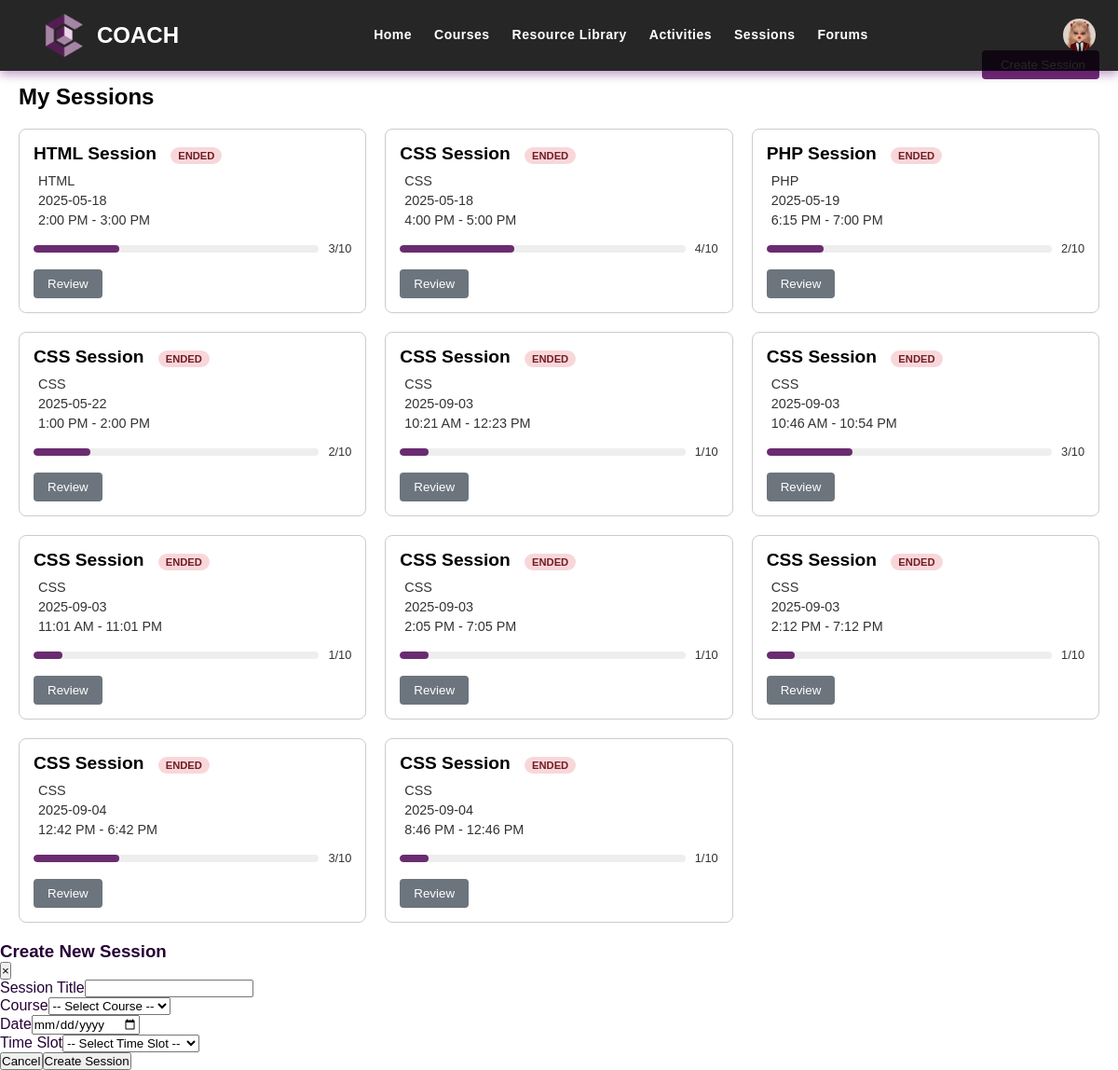
Page /mentee/forum-chat.php (signed in) on the committed database.
### tables this page shows
CREATE TABLE `users` (
  `user_id` int(11) NOT NULL,
  `username` varchar(70) NOT NULL,
  `password` varchar(255) NOT NULL,
  `user_type` enum('Mentee','Mentor','Admin','Super Admin') NOT NULL,
  `first_name` varchar(100) DEFAULT NULL,
  `last_name` varchar(100) DEFAULT NULL,
  `email` varchar(80) NOT NULL,
  `icon` varchar(200) DEFAULT NULL,
  `dob` date DEFAULT NULL,
  `gender` varchar(30) DEFAULT NULL,
  `contact_number` varchar(100) DEFAULT NULL,
  `mentored_before` varchar(20) DEFAULT NULL,
  `mentoring_experience` text DEFAULT NULL,
  `area_of_expertise` varchar(100) DEFAULT NULL,
  `resume` varchar(200) DEFAULT NULL,
  `certificates` varchar(200) DEFAULT NULL,
  `assessment_score` int(20) DEFAULT NULL,
  `status` varchar(60) DEFAULT NULL,
  `reason` text DEFAULT NULL,
  `email_verification` varchar(50) DEFAULT NULL,
  `contact_verification` varchar(50) DEFAULT NULL,
  `full_address` varchar(100) DEFAULT NULL,
  `student` varchar(20) DEFAULT NULL,
  `student_year_level` varchar(30) DEFAULT NULL,
  `occupation` varchar(40) DEFAULT NULL,
  `to_learn` text DEFAULT NULL
);

CREATE TABLE `forum_chats` (
  `id` int(11) NOT NULL,
  `title` varchar(200) NOT NULL,
  `course_title` varchar(200) NOT NULL,
  `session_date` date NOT NULL,
  `time_slot` varchar(200) NOT NULL,
  `created_at` timestamp NOT NULL DEFAULT current_timestamp(),
  `max_users` int(11) DEFAULT 10
);

### mentee/forum-chat.php (the view, shortened to what this page needs)
<?php
require '../connection/db_connection.php';
$conn->query("
CREATE TABLE IF NOT EXISTS forum_chats (
    id INT AUTO_INCREMENT PRIMARY KEY,
    title VARCHAR(200) NOT NULL,
    course_title VARCHAR(200) NOT NULL,
    session_date DATE NOT NULL,
    time_slot VARCHAR(200) NOT NULL,
    created_at TIMESTAMP DEFAULT CURRENT_TIMESTAMP,
    max_users INT DEFAULT 10
)");
$conn->query("
CREATE TABLE IF NOT EXISTS forum_participants (
    id INT AUTO_INCREMENT PRIMARY KEY,
    forum_id INT NOT NULL,
    user_id INT NOT NULL,
    joined_at TIMESTAMP DEFAULT CURRENT_TIMESTAMP,
    UNIQUE KEY (forum_id, user_id)
)");
$conn->query("
CREATE TABLE IF NOT EXISTS chat_messages (
    id INT AUTO_INCREMENT PRIMARY KEY,
    user_id INT NULL,
    display_name VARCHAR(100) NOT NULL,
    message TEXT NOT NULL,
    timestamp TIMESTAMP DEFAULT CURRENT_TIMESTAMP,
    is_admin TINYINT(1) DEFAULT 0,
    is_mentor TINYINT(1) DEFAULT 0,
    chat_type ENUM('group', 'forum') DEFAULT 'group',
    forum_id INT NULL,
    file_name VARCHAR(255) NULL,
    file_path VARCHAR(255) NULL
)");
$conn->query("
CREATE TABLE IF NOT EXISTS session_participants (
    id INT AUTO_INCREMENT PRIMARY KEY,
    forum_id INT NOT NULL,
    user_id INT NOT NULL,
    status ENUM('active', 'left', 'review') DEFAULT 'active',
    last_activity TIMESTAMP DEFAULT CURRENT_TIMESTAMP ON UPDATE CURRENT_TIMESTAMP,
    UNIQUE KEY (forum_id, user_id)
)");
$conn->query("
CREATE TABLE IF NOT EXISTS video_participants (
    forum_id INT NOT NULL,
    user_id INT NOT NULL,
    peer_id VARCHAR(100) NULL,
    last_activity TIMESTAMP DEFAULT CURRENT_TIMESTAMP ON UPDATE CURRENT_TIMESTAMP,
    PRIMARY KEY (forum_id, user_id)
)");
$currentUserUsername = $_SESSION['username'];
$stmt = $conn->prepare("SELECT user_id, user_type, first_name, last_name, icon FROM users WHERE username = ?");
$stmt->bind_param("s", $currentUserUsername);
$stmt->execute();
$result = $stmt->get_result();
if ($result->num_rows > 0) {
    $user = $result->fetch_assoc();
    $currentUserId = $user['user_id'];
    $userType = $user['user_type'];
    $userIcon = $user['icon'];
    $isAdmin = ($userType === 'Admin' || $userType === 'Super Admin');
    $isMentor = ($userType === 'Mentor');
} else {
    session_destroy();
    header("Location: ../login.php");
    exit();
}
$view = isset($_GET['view']) ? $_GET['view'] : 'forums';
$forums = [];
if ($isAdmin || $isMentor) {
    $forumsResult = $conn->query("SELECT f.*, COUNT(fp.id) as current_users FROM forum_chats f LEFT JOIN forum_participants fp ON f.id = fp.forum_id GROUP BY f.id ORDER BY f.session_date ASC, f.time_slot ASC");
}
if ($forumsResult) {
    while ($row = $forumsResult->fetch_assoc()) $forums[] = $row;
}
?>
<!DOCTYPE html>
<html lang="en">
<head>
    <link rel="stylesheet" href="css/navbar.css" />
    <link rel="stylesheet" href="css/forum-chats.css" />
</head>
<body>
     <section class="background" id="home">
    <nav class="navbar">
      <div class="logo">
        <img src="../uploads/img/LogoCoach.png" alt="Logo">
        <span>COACH</span>
      </div>
      <div class="nav-center">
        <ul class="nav_items" id="nav_links">
          <li><a href="home.php">Home</a></li>
          <li><a href="course.php">Courses</a></li>
          <li><a href="course.php#resourcelibrary">Resource Library</a></li>
          <li><a href="activities.php">Activities</a></li>
          <li><a href="forum-chat.php">Sessions</a></li>
          <li><a href="forums.php">Forums</a></li>
        </ul>
      </div>
      <div class="nav-profile">
        <a href="#" id="profile-icon">
            <?php if (!empty($userIcon)): ?>
            <img src="<?php echo htmlspecialchars($userIcon); ?>" alt="User Icon" style="width: 35px; height: 35px; border-radius: 50%;">
            <?php else: ?>
            <ion-icon name="person-circle-outline" style="font-size: 35px;"></ion-icon>
            <?php endif; ?>
        </a>
    </div>
    </nav>
  </section>
    <?php if ($view === 'forums'): ?>
        <div class="forums-container">
            <div class="forums-header">
                <h2>My Sessions</h2>
                <?php if ($isAdmin): ?>
                    <button class="create-forum-btn" onclick="openCreateForumModal()">
                        Create Session
                    </button>
                <?php endif; ?>
            </div>
            <div class="forums-grid">
                <?php if (empty($forums)): ?>
                    <p>No sessions available. <?php echo (!$isAdmin && !$isMentor) ? 'Book a session to get started.' : 'Create a session to get started.'; ?></p>
                <?php else: ?>
                    <?php foreach ($forums as $forum): ?>
                        <?php
                        $today = date('Y-m-d');
                        $currentTime = date('H:i');
                        $timeRange = explode(' - ', $forum['time_slot']);
                        $endTime = date('H:i', strtotime($timeRange[1]));
                        if ($today < $forum['session_date']) {
                            $sessionStatus = 'Upcoming'; $statusClass = 'status-upcoming';
                        } elseif ($today == $forum['session_date'] && $currentTime < $endTime) {
                            $sessionStatus = 'Active'; $statusClass = 'status-active';
                        } else {
                            $sessionStatus = 'Ended'; $statusClass = 'status-ended';
                        }
                        $checkLeft = $conn->prepare("SELECT status FROM session_participants WHERE forum_id = ? AND user_id = ?");
                        $checkLeft->bind_param("ii", $forum['id'], $currentUserId);
                        $checkLeft->execute();
                        $leftResult = $checkLeft->get_result();
                        $hasLeft = ($leftResult->num_rows > 0 && $leftResult->fetch_assoc()['status'] === 'left');
                        ?>
                        <div class="forum-card">
                            <h3>
                                <?php echo htmlspecialchars($forum['title']); ?>
                                <span class="session-status <?php echo $statusClass; ?>"><?php echo $sessionStatus; ?></span>
                            </h3>
                            <div class="details">
                                <p><ion-icon name="book-outline"></ion-icon> <?php echo htmlspecialchars($forum['course_title']); ?></p>
                                <p><ion-icon name="calendar-outline"></ion-icon> <?php echo htmlspecialchars($forum['session_date']); ?></p>
                                <p><ion-icon name="time-outline"></ion-icon> <?php echo htmlspecialchars($forum['time_slot']); ?></p>
                            </div>
                            <div class="capacity">
                                <div class="capacity-bar">
                                    <div class="capacity-fill" style="width: <?php echo ($forum['current_users'] / $forum['max_users']) * 100; ?>%;"></div>
                                </div>
                                <span class="capacity-text"><?php echo $forum['current_users']; ?>/<?php echo $forum['max_users']; ?></span>
                            </div>
                            <div class="actions">
                                <form method="POST" action="">
                                    <?php if ($sessionStatus === 'Ended' || $hasLeft): ?>
                                        <button type="submit" class="review-btn">Review</button>
                                    <?php else: ?>
                                        <button type="submit" class="join-btn" <?php echo ($forum['current_users'] >= $forum['max_users'] && !$isAdmin && !$isMentor) ? 'disabled' : ''; ?>>Join Session</button>
                                    <?php endif; ?>
                                </form>
                            </div>
                        </div>
                    <?php endforeach; ?>
                <?php endif; ?>
            </div>
        </div>
        <?php if ($isAdmin): ?>
            <div class="modal-overlay" id="createForumModal">
                <div class="modal-content">
                    <div class="modal-header">
                        <h3>Create New Session</h3>
                        <button class="modal-close" onclick="closeCreateForumModal()">&times;</button>
                    </div>
                    <form class="modal-form" method="POST" action="">
                        <div class="form-group"><label for="forum_title">Session Title</label><input type="text" id="forum_title" name="forum_title" required></div>
                        <div class="form-group"><label for="course_title">Course</label><select id="course_title" name="course_title" required><option value="">-- Select Course --</option></select></div>
                        <div class="form-group"><label for="session_date">Date</label><input type="date" id="session_date" name="session_date" required min="<?php echo date('Y-m-d'); ?>"></div>
                        <div class="form-group"><label for="time_slot">Time Slot</label><select id="time_slot" name="time_slot" required><option value="">-- Select Time Slot --</option></select></div>
                        <div class="modal-actions"><button type="button" class="cancel-btn" onclick="closeCreateForumModal()">Cancel</button><button type="submit" class="submit-btn">Create Session</button></div>
                    </form>
                </div>
            </div>
        <?php endif; ?>
    <?php endif; ?>
</body>
</html>

### mentee/css/navbar.css (style rules this page uses)
* { box-sizing: border-box; margin: 0; padding: 0; text-transform: capitalize; }
body { color: #260037; font-family: "Merriweather", serif; }
.navbar { width: 100%; padding: 0.8rem 1.5rem; display: flex; justify-content: space-between; align-items: center; position: fixed; top: 0; z-index: 10; background-color: rgba(0, 0, 0, 0.85); font-family: "Ubuntu", sans-serif; box-shadow: 0 4px 10px rgba(101, 5, 116, 0.4); }
.logo { font-size: 1.5em; font-weight: 600; color: #ffffff; display: flex; align-items: center; margin-left: 20px; }
.logo img { width: 50px; margin-right: 10px; }
.nav-center { flex-grow: 1; display: flex; justify-content: center; }
.nav_items { display: flex; justify-content: center; align-items: center; gap: 1.5rem; }
.nav_items li { list-style: none; }
.nav_items li a { text-decoration: none; font-size: 14px; font-weight: 600; color: #ffffff; letter-spacing: 0.5px; transition: 0.3s; }
.nav_items li a::after { content: ''; width: 0; height: 2px; background-color: #64009e; display: block; margin: auto; transition: 0.5s; }
.nav-profile a { color: white; font-size: 30px; display: flex; align-items: center; }

### mentee/css/forum-chats.css (style rules this page uses)
:root { --primary-color: #6a2c70; --nav-color: #693B69; --dash-color: #fff; --logo-color: #fff; --text-color: #000; --text-color-light: #333; --white: #fff; --border-color: #ccc; --toggle-color: #fff; --title-icon-color: #fff; --admin-message-bg: #f0e6f5; --mentor-message-bg: #e6f0f5; --user-message-bg: #e6f5f0; --time-03: all 0.3s linear; --time-02: all 0.2s linear; }
* { margin: 0; padding: 0; box-sizing: border-box; font-family: sans-serif; text-transform: none; }
body { width: 100%; min-height: 100vh; background-color: var(--dash-color); display: flex; flex-direction: column; }
.forums-container { max-width: 1200px; margin: 0 auto; width: 100%; padding: 20px; }
.forums-header { display: flex; justify-content: space-between; align-items: center; margin-bottom: 20px; }
.forums-header h2 { margin-top: 70px; font-size: 1.5rem; color: var(--text-color); }
.create-forum-btn { background-color: var(--primary-color); color: white; border: none; padding: 8px 15px; border-radius: 4px; cursor: pointer; display: flex; align-items: center; gap: 5px; }
.forums-grid { display: grid; grid-template-columns: repeat(auto-fill, minmax(300px, 1fr)); gap: 20px; }
.forum-card { background-color: var(--dash-color); border: 1px solid var(--border-color); border-radius: 8px; padding: 15px; transition: transform 0.2s, box-shadow 0.2s; }
.forum-card h3 { font-size: 1.2rem; margin-bottom: 10px; color: var(--text-color); }
.forum-card .details { margin-bottom: 15px; }
.forum-card .details p { margin-bottom: 5px; display: flex; align-items: center; gap: 5px; color: var(--text-color-light); font-size: 0.9rem; }
.forum-card .capacity { display: flex; align-items: center; gap: 10px; margin-bottom: 15px; }
.forum-card .capacity-bar { flex: 1; height: 8px; background-color: #eee; border-radius: 4px; overflow: hidden; }
.forum-card .capacity-fill { height: 100%; background-color: var(--primary-color); border-radius: 4px; }
.forum-card .capacity-text { font-size: 0.8rem; color: var(--text-color-light); }
.forum-card .actions { display: flex; justify-content: space-between; }
.forum-card .join-btn, .forum-card .review-btn { background-color: var(--primary-color); color: white; border: none; padding: 8px 15px; border-radius: 4px; cursor: pointer; }
.forum-card .review-btn { background-color: #6c757d; }
.session-status { display: inline-block; padding: 3px 8px; border-radius: 12px; font-size: 0.7rem; font-weight: bold; margin-left: 10px; text-transform: uppercase; }
.status-ended { background-color: #f8d7da; color: #721c24; }

### rows in the picture
users: icon (picture)
forum_chats: title "HTML Session", session_date "ENDED", course_title "HTML", session_date "2025-05-18", time_slot "2:00 PM - 3:00 PM", current_users "3", max_users "10", shows "Review"
forum_chats: title "CSS Session", session_date "ENDED", course_title "CSS", session_date "2025-05-18", time_slot "4:00 PM - 5:00 PM", current_users "4", max_users "10", shows "Review"
forum_chats: title "PHP Session", session_date "ENDED", course_title "PHP", session_date "2025-05-19", time_slot "6:15 PM - 7:00 PM", current_users "2", max_users "10", shows "Review"
forum_chats: title "CSS Session", session_date "ENDED", course_title "CSS", session_date "2025-05-22", time_slot "1:00 PM - 2:00 PM", current_users "2", max_users "10", shows "Review"
forum_chats: title "CSS Session", session_date "ENDED", course_title "CSS", session_date "2025-09-03", time_slot "10:21 AM - 12:23 PM", current_users "1", max_users "10", shows "Review"
forum_chats: title "CSS Session", session_date "ENDED", course_title "CSS", session_date "2025-09-03", time_slot "10:46 AM - 10:54 PM", current_users "3", max_users "10", shows "Review"
forum_chats: title "CSS Session", session_date "ENDED", course_title "CSS", session_date "2025-09-03", time_slot "11:01 AM - 11:01 PM", current_users "1", max_users "10", shows "Review"
forum_chats: title "CSS Session", session_date "ENDED", course_title "CSS", session_date "2025-09-03", time_slot "2:05 PM - 7:05 PM", current_users "1", max_users "10", shows "Review"
forum_chats: title "CSS Session", session_date "ENDED", course_title "CSS", session_date "2025-09-03", time_slot "2:12 PM - 7:12 PM", current_users "1", max_users "10", shows "Review"
forum_chats: title "CSS Session", session_date "ENDED", course_title "CSS", session_date "2025-09-04", time_slot "12:42 PM - 6:42 PM", current_users "3", max_users "10", shows "Review"
forum_chats: title "CSS Session", session_date "ENDED", course_title "CSS", session_date "2025-09-04", time_slot "8:46 PM - 12:46 PM", current_users "1", max_users "10", shows "Review"
